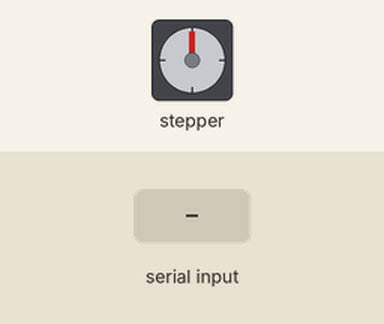
Simulated run of this sketch. Board: Arduino Uno, built with avr-gcc and run on an emulated ATmega328P. Parts: stepper motor. The test bench sets the inputs (shaded band). Stepper angles assume 1755 steps per turn; what the sketch prints to the serial monitor is not drawn.

Above: at 1.7 s.
1.8 s: "90,45\n" received over Serial
At 7.6 s:
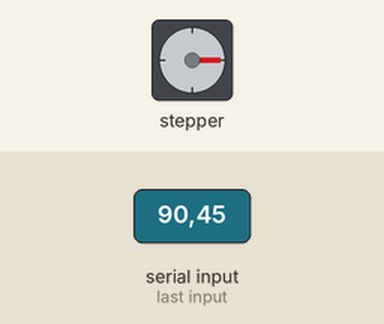
7.8 s: "30,150\n" received over Serial
At 10.6 s:
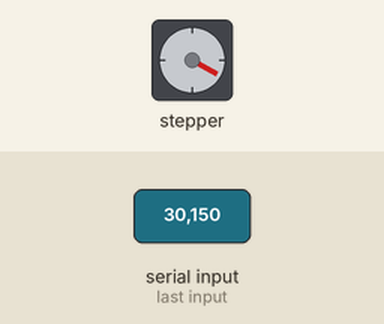
10.8 s: "40\n" received over Serial
At 13.7 s:
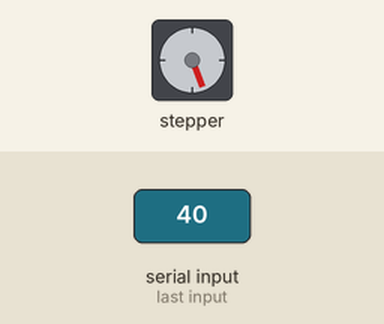
13.8 s: "5\n" received over Serial
At 14.92 s:
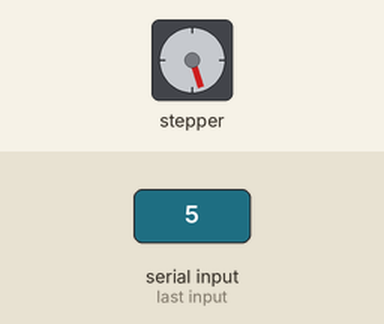
16.5 s: "90\n" received over Serial
At 21.9 s:
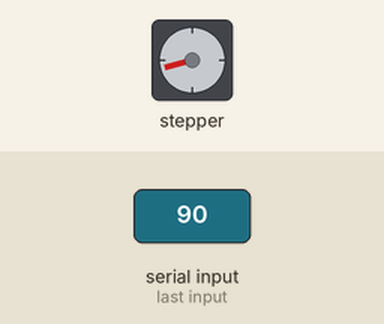
22.5 s: "200\n" received over Serial
At 23.46 s:
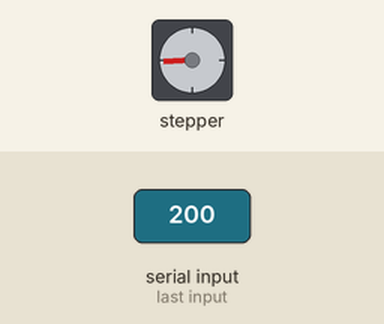
Timing chart, 0 to 28.7 s (numbered marks = the images above; inputs shaded):
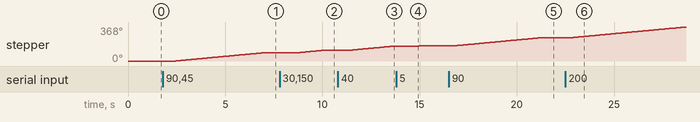

Measured:
- after the input at 1.8 s, stepper: turns 89° clockwise in 4.5 s, starting after 0.64 s
- after the input at 7.8 s, stepper: turns 30° clockwise in 1.5 s, starting after 0.91 s
- after the input at 10.8 s, stepper: keeps turning clockwise at about 20°/s, starting after 0.75 s
- after the input at 16.5 s, stepper: turns 90° clockwise in 4.6 s, starting after 0.28 s
- after the input at 22.5 s, stepper: keeps turning clockwise at about 20°/s, starting after 0.40 s

The sketch:

single_motor_2_UNOs_Slave.ino
```cpp
#include <Stepper.h>
#include <SoftwareSerial.h>
#include <TimerOne.h>

bool DEBUG = false; // use this to switch on debug prints into the serial monitor,
              // this will break the python interface communication

// Slave code
// Slave sends heartbeat signal to Master every second
// If Slave stops sending heartbeat, Master takes over control

int stepsPerRevolution = 2048*3/3.5;
// int stepsPerRevolution_rotary = 20;
Stepper myStepper = Stepper(stepsPerRevolution, 8, 10, 9, 11);


// PIN allocations
int SUART_IN = 12;
int SUART_OUT = 13;

// Rotary encoder pins
// #define encoder0PinA 2  // CLK Output A (attachInterrupt)
// #define encoder0PinB 3  // DT Output B

// volatile long encoder0Pos = 0; // Position counter
// const int degreesPerStep = 18; // Encoder resolution: 18 degrees per step

int angleIn = 0;

const byte numChars = 32;
char receivedChars[numChars];   // an array to store the received data

bool newData = false;

int dataNumber = 0;

// int encoderPosCount = 0;
// int pinALast;
// int aVal;
// bool bCW;

SoftwareSerial SUART(SUART_IN, SUART_OUT);  // RX, TX for Software Serial

void setup() {
  delay(500);
  Serial.begin(9600);  // Start Serial communication for debugging
  SUART.begin(9600);   // Initialize software serial communication
  pinMode(SUART_IN, INPUT);
  pinMode(SUART_OUT, OUTPUT);

  // Initialize Timer1 to trigger every 100ms for checking SUART
  Timer1.initialize(100000);  // Set timer for 100ms (100,000 microseconds)
  Timer1.attachInterrupt(checkSUART);  // Attach the checkSUART function to the timer interrupt

  // // Set up the rotary encoder pins
  // pinMode(encoder0PinA, INPUT); // Use internal pull-up resistor
  // pinMode(encoder0PinB, INPUT); // Use internal pull-up resistor

  // Attach interrupt to the CLK pin (pin 2) with CHANGE mode
  // attachInterrupt(digitalPinToInterrupt(encoder0PinA), doEncoder, CHANGE);

  Serial.println("start");


}

void loop()
{
  recvWithEndMarker();
  if (newData) {

    angleIn = atoi(receivedChars);
    // Serial.println(receivedChars);
    // Serial.println(angleIn);
    moveSM_to_angle(angleIn);
    delay(10);
    }
    newData = false;
    delay(100);
  }


void recvWithEndMarker() {
    static byte ndx = 0;
    char endMarker = '\n';
    char rc;

    if (Serial.available() > 0) {
        rc = Serial.read();

        if (rc != endMarker) {
            receivedChars[ndx] = rc;
            ndx++;
            if (ndx >= numChars) {
                ndx = numChars - 1;
            }
        }
        else {
            receivedChars[ndx] = '\0'; // terminate the string
            ndx = 0;
            newData = true;
        }
    }
}

// Timer interrupt function to check SUART
void checkSUART() {
  // Serial.println(SUART.available());
  if (SUART.available() > 0) {
    int request = SUART.read();
    // request.trim();
    if (DEBUG){
      Serial.print("  [M]: ");
      Serial.print(request);
      Serial.println();
    }
    if (request == 40) {
      sendPing();
    }
  }
}

// Function to send ping response
void sendPing() {
  SUART.write(41);
  if (DEBUG){
    Serial.print("  [S]: ");
    Serial.println(41);
  }
}

void moveSM_to_angle(long angle)
{
  long steps = map(angle, 0, 360, 0, stepsPerRevolution);
  // long initialEncoderPos = encoder0Pos;

  // attachInterrupt(digitalPinToInterrupt(encoder0PinA), doEncoder, CHANGE);

  if (angle >= 0) {
    myStepper.setSpeed(100);
  } else {
    myStepper.setSpeed(-100);
  }

  for (long i = 0; i < abs(steps); ++i)
  {
    myStepper.step(steps > 0 ? 1 : -1);
    // if (!takeDigitalReadings()) {
    //   Serial.println("Motor not working");
    //   return;
    // }
    delay(10);  // Short delay to allow the motor to step smoothly

  // // Check if encoder position matches the expected steps
  //   long expectedPos = (i + 1);
  //   Serial.print("Encoder0pos: ");
  //   Serial.println(encoder0Pos);
  //     if (abs(encoder0Pos - (expectedPos/102)) > 5) { // Tolerance to be calculated
  //       Serial.println(expectedPos);
  //       Serial.println("Encoder mismatch detected! Motor malfunctioning.");
  //       return;
}
  // }
  // detachInterrupt(digitalPinToInterrupt(encoder0PinA));

  // Serial.print("Motor moved to angle: ");
  // Serial.println(angle);
  // Serial.print("Target steps: ");
  // Serial.println(steps);
  // Serial.print("Actual steps: ");
  // Serial.println((encoder0Pos - initialEncoderPos)*stepsPerRevolution_rotary/stepsPerRevolution);
  delay(1000);
}

void doEncoder() {
  // Serial.println("entered doEncoder function");
  // // Read the state of the encoder pins
  // int stateA = digitalRead(encoder0PinA);
  // int stateB = digitalRead(encoder0PinB);

  // // Determine the direction of rotation
  // if (stateA == stateB) {
  //   encoder0Pos++;
  // }
  // else {
  //   encoder0Pos--;
  // }
  // Serial.println("Encoder Position: ");
  // Serial.println(encoder0Pos);

}
```
